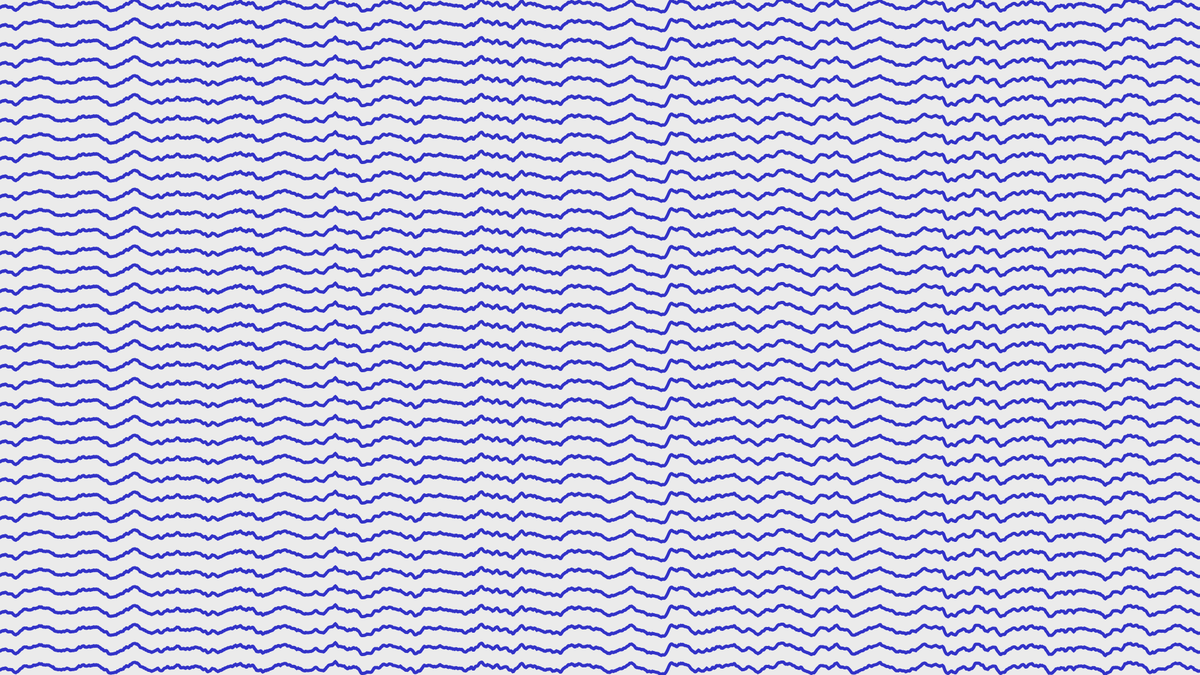
Frame 1 (no input)
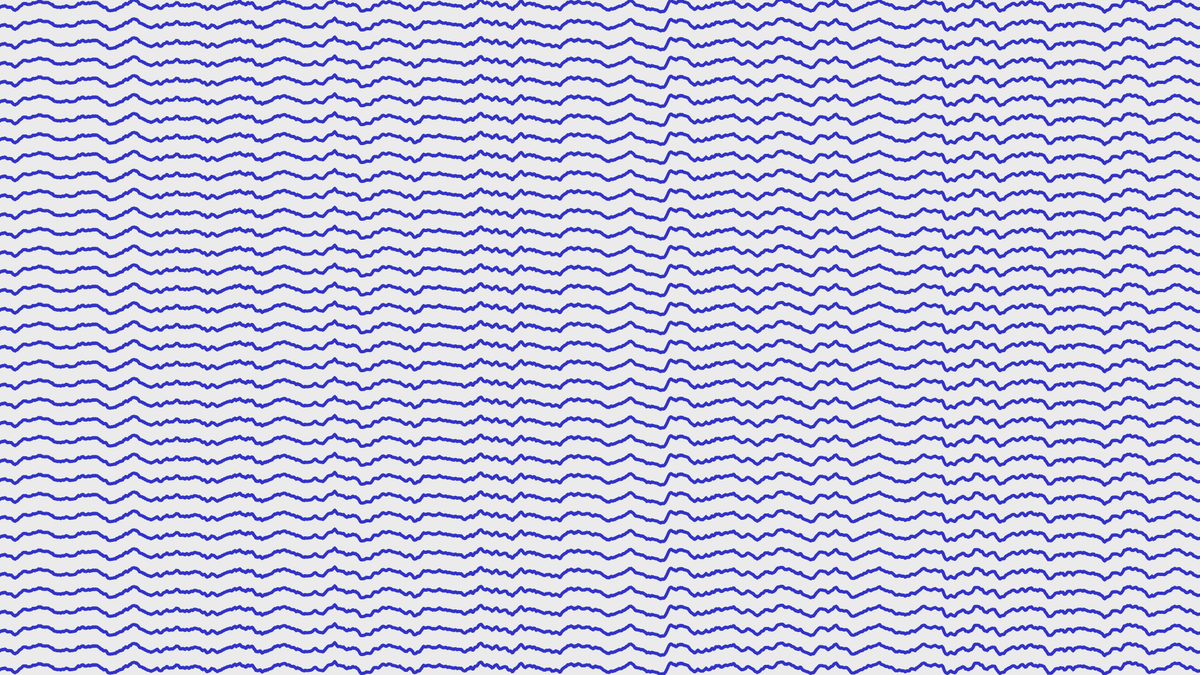
Frame 2 (the mouse pressed at the canvas centre, redrawn once)

The p5.js sketch that drew these frames (run headless with seeded random() and noise() and a simulated clock; the mouse was pressed at the canvas centre and the sketch redrawn once):

// p5.js sketch
// ── sketch.js
// Bands of lines 12 inches (30 cm) wide, in three directions (vertical, horizontal, diagonal right) intersecting.

'use strict';

var incr = 0.08;
var start = 0;

function setup() {
  createCanvas(1900, 1070);
}

function draw() {
  background(235);
  stroke(50,50,200);
  noFill();
  strokeWeight(5);

  for (var i = 0; i < 100; i++) {
    beginShape();
    var x_offset = start;
    for(var x = 0; x < width; x++){

      // var y = random(height);
      // var y = map(noise(x_offset),0,1,0,height);

      var n = map(noise(x_offset), 0, 1, (i*30), 18+(i*30));
      var s = map(sin(x_offset), -1, 1, -5, 5);
      var y = n + s;

      vertex(x, y);

      x_offset += incr;
    }
    endShape();

  }

  start += incr;

  noLoop();
}
